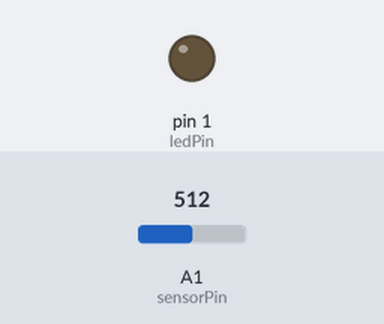
The sketch below on a simulated Arduino Uno, built with avr-gcc and run on an emulated ATmega328P. Parts: output pins drawn as LEDs (lit = HIGH). The inputs (shaded band) are chosen by the test bench; at power-on: A1 (sensorPin) = 512.

Above: at 1.2 s.
1.3 s: A1 (sensorPin) set to 522
At 2.5 s:
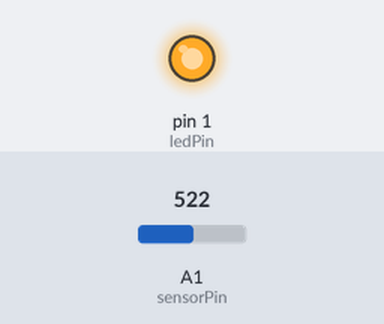
2.8 s: A1 (sensorPin) set to 511
At 3.9 s:
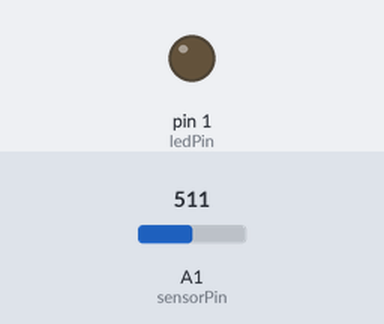
4.3 s: A1 (sensorPin) set to 716
At 4.8 s:
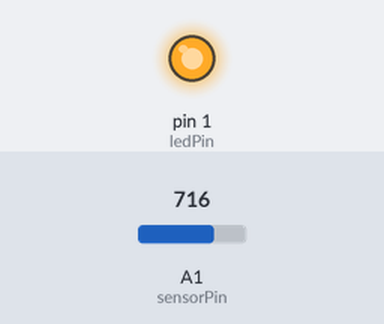
Timing chart, 0 to 7.3 s (numbered marks = the images above; inputs shaded):
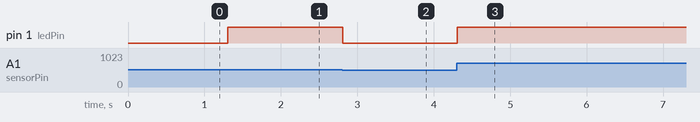

Measured:
- the behaviour switches between 513 and 514 on A1 (sensorPin) (found by bisection; images 0 and 1)
- after the input at 1.3 s, pin 1 (ledPin): LOW → HIGH at once
- after the input at 2.8 s, pin 1 (ledPin): HIGH → LOW at once
- after the input at 4.3 s, pin 1 (ledPin): LOW → HIGH at once

The sketch:

PWMOutDemo.ino
```cpp
const int sensorPin = A1;    // potentiometer input pin (note different numbering for analog input)
const int ledPin = 1;        // this is the pin for the built-in LED
int sensorValue = 0;         // variable to store the value coming from the sensor

void setup() {
  // declare the ledPin as an OUTPUT:
  pinMode(ledPin, OUTPUT);
}

void loop() {
  // read the value from the sensor:
  sensorValue = analogRead(sensorPin);
  // write the output to the LED
  analogWrite(ledPin, map(sensorValue, 0, 1023, 0, 255));
  delay(10);
}
```
